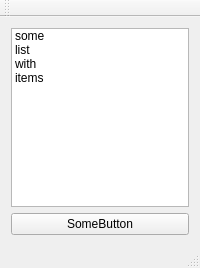
<?xml version="1.0" encoding="UTF-8"?>
<ui version="4.0">
 <class>MainWindow</class>
 <widget class="QMainWindow" name="MainWindow">
  <property name="geometry">
   <rect>
    <x>0</x>
    <y>0</y>
    <width>200</width>
    <height>268</height>
   </rect>
  </property>
  <property name="windowTitle">
   <string>Test Window</string>
  </property>
  <widget class="QWidget" name="centralWidget">
   <layout class="QVBoxLayout" name="verticalLayout">
    <item>
     <widget class="QListWidget" name="listWidget">
      <item>
       <property name="text">
        <string>some</string>
       </property>
      </item>
      <item>
       <property name="text">
        <string>list</string>
       </property>
      </item>
      <item>
       <property name="text">
        <string>with</string>
       </property>
      </item>
      <item>
       <property name="text">
        <string>items</string>
       </property>
      </item>
     </widget>
    </item>
    <item>
     <widget class="QPushButton" name="pushButton">
      <property name="text">
       <string>SomeButton</string>
      </property>
     </widget>
    </item>
   </layout>
  </widget>
  <widget class="QMenuBar" name="menuBar">
   <property name="geometry">
    <rect>
     <x>0</x>
     <y>0</y>
     <width>200</width>
     <height>17</height>
    </rect>
   </property>
  </widget>
  <widget class="QToolBar" name="mainToolBar">
   <attribute name="toolBarArea">
    <enum>TopToolBarArea</enum>
   </attribute>
   <attribute name="toolBarBreak">
    <bool>false</bool>
   </attribute>
  </widget>
  <widget class="QStatusBar" name="statusBar"/>
 </widget>
 <layoutdefault spacing="6" margin="11"/>
 <resources/>
 <connections/>
</ui>
